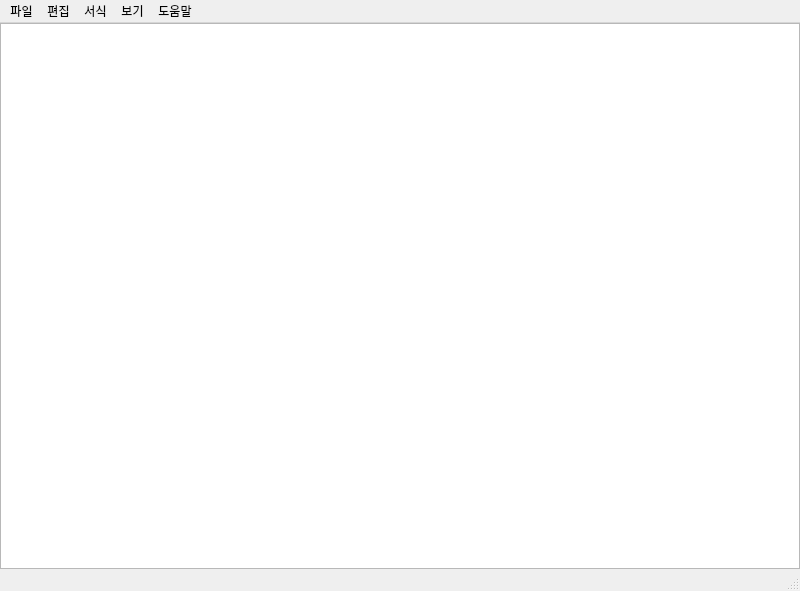
<?xml version="1.0" encoding="UTF-8"?>
<ui version="4.0">
 <class>MainWindow</class>
 <widget class="QMainWindow" name="MainWindow">
  <property name="geometry">
   <rect>
    <x>0</x>
    <y>0</y>
    <width>800</width>
    <height>591</height>
   </rect>
  </property>
  <property name="windowTitle">
   <string>안녕나메모장</string>
  </property>
  <widget class="QWidget" name="centralwidget">
   <layout class="QGridLayout" name="gridLayout_2">
    <property name="leftMargin">
     <number>0</number>
    </property>
    <property name="topMargin">
     <number>0</number>
    </property>
    <property name="rightMargin">
     <number>0</number>
    </property>
    <property name="bottomMargin">
     <number>0</number>
    </property>
    <item row="0" column="0">
     <layout class="QGridLayout" name="gridLayout">
      <item row="0" column="0">
       <widget class="QPlainTextEdit" name="plainTextEdit"/>
      </item>
     </layout>
    </item>
   </layout>
  </widget>
  <widget class="QMenuBar" name="menubar">
   <property name="geometry">
    <rect>
     <x>0</x>
     <y>0</y>
     <width>800</width>
     <height>21</height>
    </rect>
   </property>
   <widget class="QMenu" name="menu_file">
    <property name="title">
     <string>파일</string>
    </property>
    <addaction name="action_open"/>
    <addaction name="action_save"/>
    <addaction name="action_saveAs"/>
    <addaction name="action_close"/>
   </widget>
   <widget class="QMenu" name="menu_edit">
    <property name="title">
     <string>편집</string>
    </property>
    <addaction name="action_undo"/>
    <addaction name="separator"/>
    <addaction name="action_cut"/>
    <addaction name="action_copy"/>
    <addaction name="action_paste"/>
    <addaction name="separator"/>
    <addaction name="action_find"/>
    <addaction name="action_next_find"/>
    <addaction name="action_prev_find"/>
    <addaction name="action_find_replace"/>
    <addaction name="action_go"/>
    <addaction name="separator"/>
    <addaction name="action_all_select"/>
    <addaction name="action_datetime"/>
   </widget>
   <widget class="QMenu" name="menu_form">
    <property name="title">
     <string>서식</string>
    </property>
    <addaction name="action_wrap"/>
    <addaction name="action_16"/>
   </widget>
   <widget class="QMenu" name="menu_view">
    <property name="title">
     <string>보기</string>
    </property>
    <widget class="QMenu" name="menu">
     <property name="title">
      <string>확대하기/축소하기</string>
     </property>
     <addaction name="action_19"/>
     <addaction name="action_20"/>
     <addaction name="action_21"/>
    </widget>
    <addaction name="menu"/>
    <addaction name="action_18"/>
   </widget>
   <widget class="QMenu" name="menu_help">
    <property name="title">
     <string>도움말</string>
    </property>
    <addaction name="action_help"/>
    <addaction name="action_23"/>
    <addaction name="separator"/>
    <addaction name="action_Info"/>
   </widget>
   <addaction name="menu_file"/>
   <addaction name="menu_edit"/>
   <addaction name="menu_form"/>
   <addaction name="menu_view"/>
   <addaction name="menu_help"/>
  </widget>
  <widget class="QStatusBar" name="statusbar"/>
  <action name="action_open">
   <property name="text">
    <string>열기</string>
   </property>
   <property name="shortcut">
    <string>Ctrl+O</string>
   </property>
  </action>
  <action name="action_save">
   <property name="text">
    <string>저장</string>
   </property>
   <property name="shortcut">
    <string>Ctrl+S</string>
   </property>
  </action>
  <action name="action_saveAs">
   <property name="text">
    <string>다른 이름으로 저장</string>
   </property>
   <property name="shortcut">
    <string>Ctrl+Shift+S</string>
   </property>
  </action>
  <action name="action_close">
   <property name="text">
    <string>끝내기</string>
   </property>
   <property name="shortcut">
    <string>Esc</string>
   </property>
  </action>
  <action name="action_undo">
   <property name="text">
    <string>실행취소</string>
   </property>
   <property name="shortcut">
    <string>Ctrl+Z</string>
   </property>
  </action>
  <action name="action_cut">
   <property name="text">
    <string>잘라내기</string>
   </property>
   <property name="shortcut">
    <string>Ctrl+X</string>
   </property>
  </action>
  <action name="action_copy">
   <property name="text">
    <string>복사</string>
   </property>
   <property name="shortcut">
    <string>Ctrl+C</string>
   </property>
  </action>
  <action name="action_paste">
   <property name="text">
    <string>붙여넣기</string>
   </property>
   <property name="shortcut">
    <string>Ctrl+V</string>
   </property>
  </action>
  <action name="action_find">
   <property name="text">
    <string>찾기</string>
   </property>
   <property name="shortcut">
    <string>Ctrl+F</string>
   </property>
  </action>
  <action name="action_next_find">
   <property name="text">
    <string>다음 찾기</string>
   </property>
   <property name="shortcut">
    <string>F3</string>
   </property>
  </action>
  <action name="action_prev_find">
   <property name="text">
    <string>이전 찾기</string>
   </property>
   <property name="shortcut">
    <string>Shift+F3</string>
   </property>
  </action>
  <action name="action_find_replace">
   <property name="text">
    <string>바꾸기</string>
   </property>
   <property name="shortcut">
    <string>Ctrl+H</string>
   </property>
  </action>
  <action name="action_go">
   <property name="text">
    <string>이동</string>
   </property>
   <property name="shortcut">
    <string>Ctrl+G</string>
   </property>
  </action>
  <action name="action_all_select">
   <property name="text">
    <string>모두 선택</string>
   </property>
   <property name="shortcut">
    <string>Ctrl+A</string>
   </property>
  </action>
  <action name="action_datetime">
   <property name="text">
    <string>시간/날짜</string>
   </property>
   <property name="shortcut">
    <string>F5</string>
   </property>
  </action>
  <action name="action_wrap">
   <property name="text">
    <string>자동 줄 바꿈</string>
   </property>
  </action>
  <action name="action_16">
   <property name="text">
    <string>글꼴</string>
   </property>
  </action>
  <action name="action_18">
   <property name="checkable">
    <bool>true</bool>
   </property>
   <property name="text">
    <string>상태 표시줄</string>
   </property>
  </action>
  <action name="action_19">
   <property name="text">
    <string>확대</string>
   </property>
   <property name="shortcut">
    <string>Ctrl+Shift+=</string>
   </property>
  </action>
  <action name="action_20">
   <property name="text">
    <string>축소</string>
   </property>
   <property name="shortcut">
    <string>Ctrl+-</string>
   </property>
  </action>
  <action name="action_21">
   <property name="text">
    <string>확대하기/축소하기 기본값 복원</string>
   </property>
  </action>
  <action name="action_help">
   <property name="text">
    <string>도움말 보기</string>
   </property>
  </action>
  <action name="action_23">
   <property name="text">
    <string>피드백 보내기</string>
   </property>
  </action>
  <action name="action_Info">
   <property name="text">
    <string>메모장 정보</string>
   </property>
  </action>
 </widget>
 <resources/>
 <connections/>
</ui>
